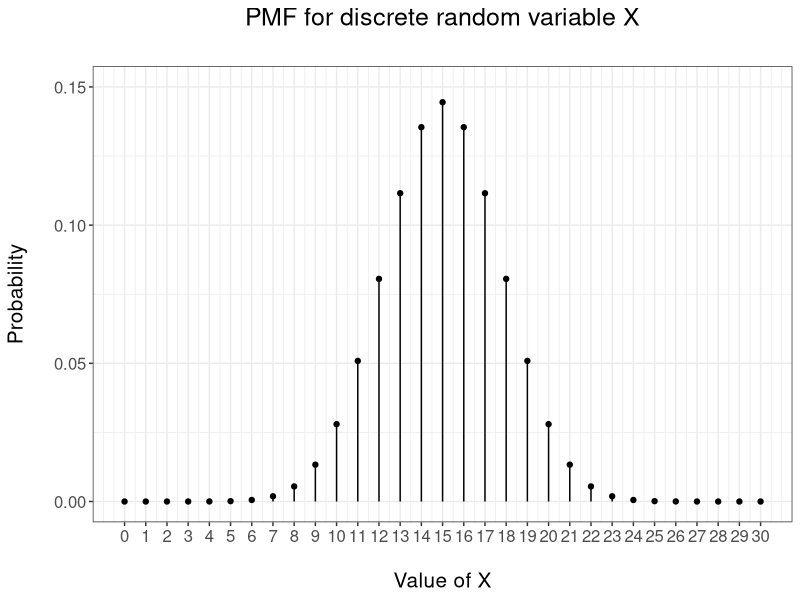
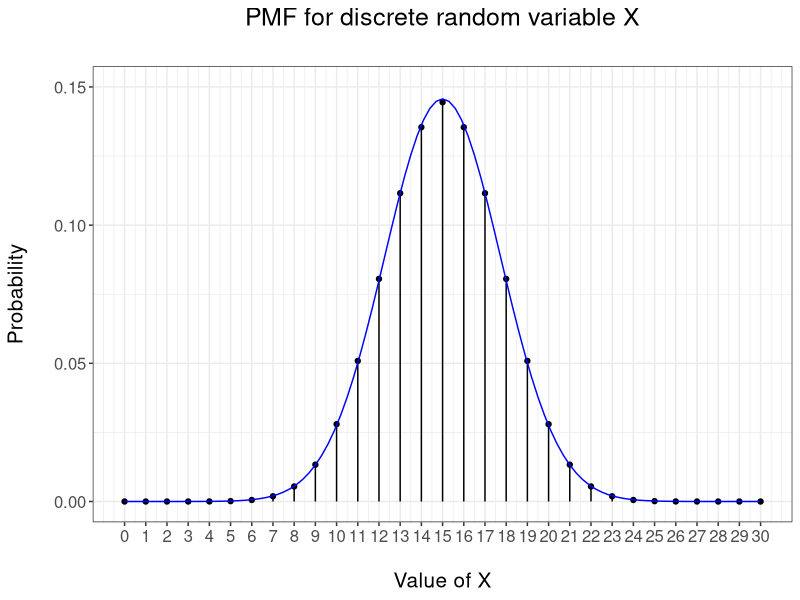
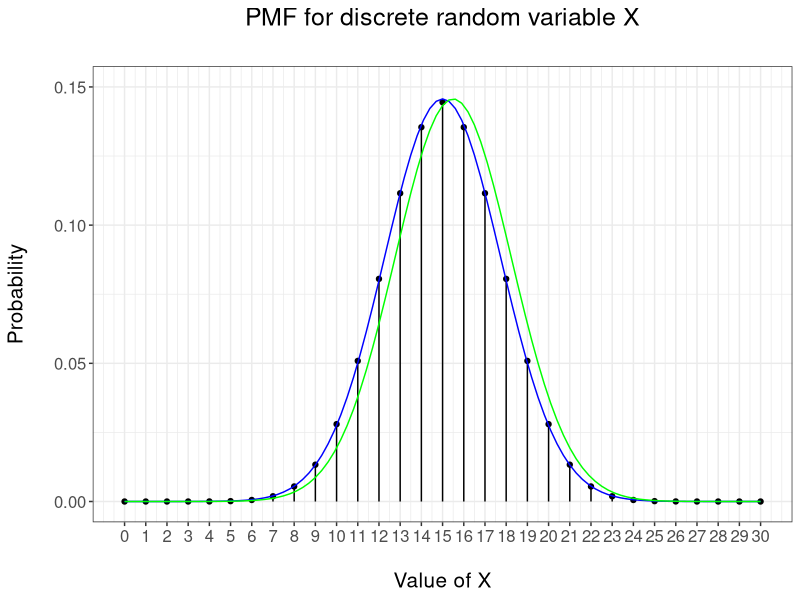

Write R code to recreate these figures, in order.
library(ggplot2)

# n: Number of trials
n <- 30
# p: Probability of success
p <- 1/2

## Code for PMF
sup <- seq(0,n,1)
pmf <- dbinom(sup, size = n, prob = p)
data <- data.frame(sup, pmf, yend = rep(0,(n+1)))

graph <- ggplot(data, aes(x = sup, y = pmf)) +
  geom_point() +
  geom_segment(aes(xend = sup, yend = yend)) +
  scale_x_continuous(name="\nValue of X",
                     breaks=0:n,
                     limits = c(0, n)) +
  scale_y_continuous(name="Probability\n",
                     limits = c(0.0,0.15)) +
  ggtitle("PMF for discrete random variable X\n") +
  theme_bw() +
  theme(plot.title = element_text(hjust = 0.5),
        text = element_text(size = 15))
graph

# Create CDF layer # Normal aproximation
pdf.normal <- function(x, mean = n*p, sd = sqrt(n*p*(1-p))) {
  dnorm(x, mean = mean, sd = sd)
}
pdf.plot.normal <- stat_function(fun = pdf.normal, color = 'blue')
graph <- graph + pdf.plot.normal
graph

# Create CDF layer # Normal aproximation
pdf.normal.correction <- function(x, mean = n*p, sd = sqrt(n*p*(1-p))) {
  dnorm(x - 0.5, mean = mean, sd = sd)
}
pdf.plot.normal.correction <- stat_function(fun = pdf.normal.correction, color = 'green')
graph <- graph + pdf.plot.normal.correction
graph

